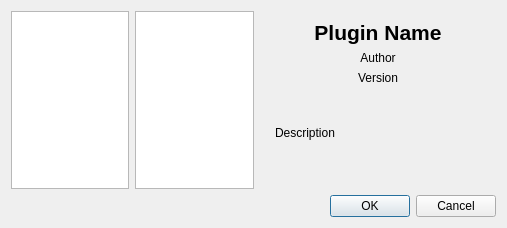
<?xml version="1.0" encoding="UTF-8"?>
<ui version="4.0">
 <class>PluginSelectDialog</class>
 <widget class="QDialog" name="PluginSelectDialog">
  <property name="geometry">
   <rect>
    <x>0</x>
    <y>0</y>
    <width>507</width>
    <height>228</height>
   </rect>
  </property>
  <property name="windowTitle">
   <string>Dialog</string>
  </property>
  <layout class="QVBoxLayout" name="verticalLayout" stretch="1,0">
   <item>
    <layout class="QHBoxLayout" name="horizontalLayout" stretch="1,1,2">
     <item>
      <widget class="QListWidget" name="packageList">
       <property name="sizePolicy">
        <sizepolicy hsizetype="Expanding" vsizetype="Expanding">
         <horstretch>0</horstretch>
         <verstretch>0</verstretch>
        </sizepolicy>
       </property>
       <property name="sortingEnabled">
        <bool>true</bool>
       </property>
      </widget>
     </item>
     <item>
      <widget class="QListWidget" name="pluginList">
       <property name="sizePolicy">
        <sizepolicy hsizetype="Expanding" vsizetype="Expanding">
         <horstretch>0</horstretch>
         <verstretch>0</verstretch>
        </sizepolicy>
       </property>
       <property name="sortingEnabled">
        <bool>true</bool>
       </property>
      </widget>
     </item>
     <item>
      <widget class="QWidget" name="" native="true">
       <property name="sizePolicy">
        <sizepolicy hsizetype="MinimumExpanding" vsizetype="Preferred">
         <horstretch>1</horstretch>
         <verstretch>0</verstretch>
        </sizepolicy>
       </property>
       <layout class="QVBoxLayout" name="verticalLayout_2">
        <item>
         <widget class="QLabel" name="name">
          <property name="font">
           <font>
            <pointsize>16</pointsize>
            <weight>75</weight>
            <bold>true</bold>
           </font>
          </property>
          <property name="text">
           <string>Plugin Name</string>
          </property>
          <property name="alignment">
           <set>Qt::AlignCenter</set>
          </property>
         </widget>
        </item>
        <item>
         <widget class="QLabel" name="author">
          <property name="text">
           <string>Author</string>
          </property>
          <property name="alignment">
           <set>Qt::AlignCenter</set>
          </property>
          <property name="wordWrap">
           <bool>true</bool>
          </property>
         </widget>
        </item>
        <item>
         <widget class="QLabel" name="version">
          <property name="text">
           <string>Version</string>
          </property>
          <property name="alignment">
           <set>Qt::AlignCenter</set>
          </property>
         </widget>
        </item>
        <item>
         <spacer name="verticalSpacer">
          <property name="orientation">
           <enum>Qt::Vertical</enum>
          </property>
          <property name="sizeType">
           <enum>QSizePolicy::MinimumExpanding</enum>
          </property>
          <property name="sizeHint" stdset="0">
           <size>
            <width>20</width>
            <height>10</height>
           </size>
          </property>
         </spacer>
        </item>
        <item>
         <widget class="QLabel" name="description">
          <property name="text">
           <string>Description</string>
          </property>
          <property name="textFormat">
           <enum>Qt::RichText</enum>
          </property>
          <property name="alignment">
           <set>Qt::AlignLeading|Qt::AlignLeft|Qt::AlignVCenter</set>
          </property>
          <property name="wordWrap">
           <bool>true</bool>
          </property>
          <property name="margin">
           <number>6</number>
          </property>
          <property name="indent">
           <number>6</number>
          </property>
          <property name="openExternalLinks">
           <bool>true</bool>
          </property>
         </widget>
        </item>
        <item>
         <spacer name="verticalSpacer_2">
          <property name="orientation">
           <enum>Qt::Vertical</enum>
          </property>
          <property name="sizeHint" stdset="0">
           <size>
            <width>20</width>
            <height>40</height>
           </size>
          </property>
         </spacer>
        </item>
       </layout>
      </widget>
     </item>
    </layout>
   </item>
   <item>
    <widget class="QDialogButtonBox" name="buttonBox">
     <property name="orientation">
      <enum>Qt::Horizontal</enum>
     </property>
     <property name="standardButtons">
      <set>QDialogButtonBox::Cancel|QDialogButtonBox::Ok</set>
     </property>
    </widget>
   </item>
  </layout>
 </widget>
 <resources/>
 <connections>
  <connection>
   <sender>buttonBox</sender>
   <signal>accepted()</signal>
   <receiver>PluginSelectDialog</receiver>
   <slot>accept()</slot>
   <hints>
    <hint type="sourcelabel">
     <x>248</x>
     <y>254</y>
    </hint>
    <hint type="destinationlabel">
     <x>157</x>
     <y>274</y>
    </hint>
   </hints>
  </connection>
  <connection>
   <sender>buttonBox</sender>
   <signal>rejected()</signal>
   <receiver>PluginSelectDialog</receiver>
   <slot>reject()</slot>
   <hints>
    <hint type="sourcelabel">
     <x>316</x>
     <y>260</y>
    </hint>
    <hint type="destinationlabel">
     <x>286</x>
     <y>274</y>
    </hint>
   </hints>
  </connection>
 </connections>
</ui>
